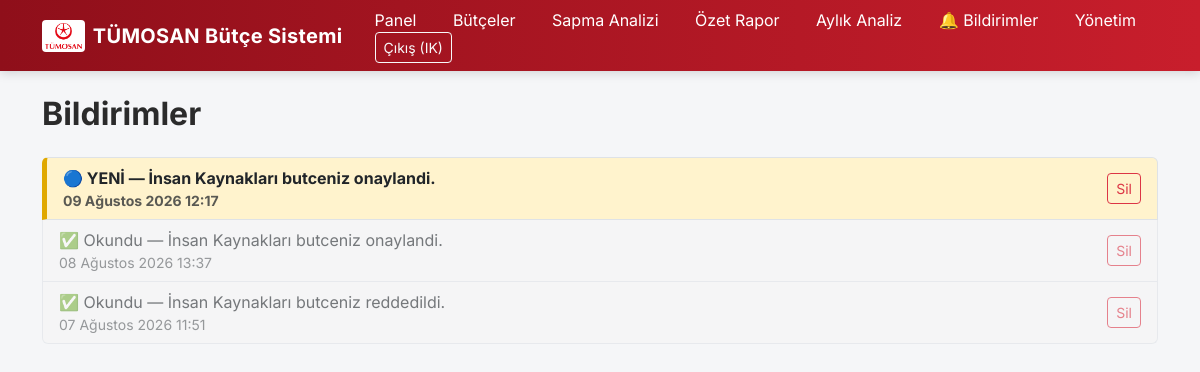
The page /bildirimler/ (signed in) on the database its author committed.
### budgets/models.py (models this page shows, shortened)
class Notification(models.Model):
    user = models.ForeignKey(User, verbose_name="Kullanıcı", on_delete=models.CASCADE, related_name="notifications")
    message = models.CharField("Mesaj", max_length=255)
    is_read = models.BooleanField("Okundu mu", default=False)
    created_at = models.DateTimeField("Oluşturulma Tarihi", auto_now_add=True)
    budget_header = models.ForeignKey(BudgetHeader, verbose_name="İlgili Bütçe", on_delete=models.CASCADE, null=True, blank=True)
    class Meta:
        verbose_name = "Bildirim"
        verbose_name_plural = "Bildirimler"
        ordering = ["-created_at"]

### budgets/views.py (the view)
# urls.py: path("bildirimler/", views.notifications, name="notifications"),
@login_required
def notifications(request):
    notes = request.user.notifications.all()
    return render(request, "budgets/notifications.html", {"notes": notes})

### budgets/templates/budgets/notifications.html (shortened to what this page needs)
{% extends "budgets/base.html" %}
{% block content %}
<h2 class="mb-4">Bildirimler</h2>
<div class="list-group">
    {% for n in notes %}
    <div class="list-group-item d-flex justify-content-between align-items-center" style="{% if not n.is_read %}background-color: #fff3cd; border-left: 5px solid #e0a800;{% else %}background-color: #f5f5f5; opacity: 0.6;{% endif %}">
        <a href="{% url 'open_notification' n.pk %}" class="text-decoration-none" style="color: #212529; flex-grow: 1; {% if not n.is_read %}font-weight: bold;{% endif %}">
            {% if not n.is_read %}🔵 YENİ —{% else %}✅ Okundu —{% endif %} {{ n.message }}
            <div class="small text-muted">{{ n.created_at }}</div>
        </a>
        <a href="{% url 'delete_notification' n.pk %}" class="btn btn-sm btn-outline-danger ms-2" onclick="return confirm('Bu bildirim silinsin mi?')">Sil</a>
    </div>
    {% empty %}
    <div class="list-group-item">Henüz bildirim yok.</div>
    {% endfor %}
</div>
{% endblock %}

### budgets/templates/budgets/base.html (shortened to what this page needs)
{% load static %}
<!DOCTYPE html>
<html lang="tr">
<head>
    <link href="https://cdn.jsdelivr.net/npm/bootstrap@5.3.3/dist/css/bootstrap.min.css" rel="stylesheet">
</head>
<body>
    <nav class="navbar navbar-expand-lg navbar-dark">
        <div class="container">
            <a class="navbar-brand d-flex align-items-center" href="{% url 'dashboard' %}">
    <img src="{% static 'images/tumosan_logo.png' %}" alt="TÜMOSAN" height="32" class="me-2" style="background:white; padding:3px; border-radius:4px;">
    TÜMOSAN Bütçe Sistemi
</a>
            <div>
                <a class="nav-link text-white d-inline mx-3" href="{% url 'dashboard' %}">Panel</a>
                <a class="nav-link text-white d-inline mx-3" href="{% url 'budget_list' %}">Bütçeler</a>
                <a class="nav-link text-white d-inline mx-3" href="{% url 'variance_report' %}">Sapma Analizi</a>
                <a class="nav-link text-white d-inline mx-3" href="{% url 'summary_report' %}">Özet Rapor</a>
                <a class="nav-link text-white d-inline mx-3" href="{% url 'trend_report' %}">Aylık Analiz</a>
                <a class="nav-link text-white d-inline mx-3" href="{% url 'notifications' %}">🔔 Bildirimler</a>
                <a class="nav-link text-white d-inline mx-3" href="/admin/">Yönetim</a>
                <form method="post" action="{% url 'logout' %}" class="d-inline mx-3">
                    <button type="submit" class="btn btn-outline-light btn-sm">Çıkış ({{ request.user.username }})</button>
                </form>
            </div>
        </div>
    </nav>
    <div class="container mt-4 mb-5">
        {% block content %}{% endblock %}
    </div>
</body>
</html>

### budgets/templates/budgets/base.html (style rules this page uses)
:root { --tumosan-red: #c81e2c; --tumosan-dark: #8f0f1a; }
body { background-color: #f5f6f8; font-family: 'Inter', sans-serif; }
.navbar { background: linear-gradient(90deg, var(--tumosan-dark), var(--tumosan-red)) !important; box-shadow: 0 2px 10px rgba(0,0,0,0.15); }
.navbar-brand { font-weight: 700; letter-spacing: 0.3px; }
h2 { font-weight: 700; color: #2b2b2b; }

### rows shown on the page
Notification: is_read "🔵 YENİ —", message "İnsan Kaynakları butceniz onaylandi.", created_at "09 Ağustos 2026 12:17"
Notification: is_read "✅ Okundu —", message "İnsan Kaynakları butceniz onaylandi.", created_at "08 Ağustos 2026 13:37"
Notification: is_read "✅ Okundu —", message "İnsan Kaynakları butceniz reddedildi.", created_at "07 Ağustos 2026 11:51"

### other values the page prints
{{ request.user.username }} "IK"
